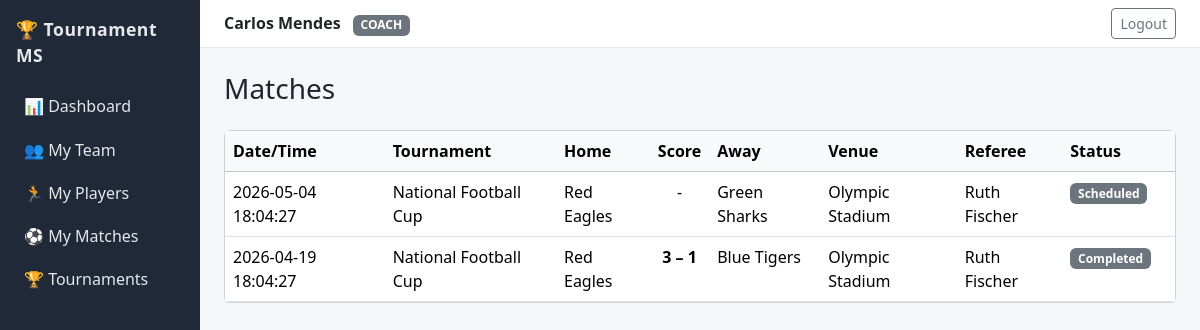
The page /matches/ (signed in) on the database its author committed.
### tables this page shows
CREATE TABLE users (
    user_id       INTEGER PRIMARY KEY AUTOINCREMENT,
    username      TEXT NOT NULL UNIQUE,
    password_hash TEXT NOT NULL,
    email         TEXT NOT NULL UNIQUE,
    full_name     TEXT NOT NULL,
    role_id       INTEGER NOT NULL,
    is_active     INTEGER NOT NULL DEFAULT 1,
    created_at    TEXT    NOT NULL DEFAULT CURRENT_TIMESTAMP,
    FOREIGN KEY (role_id) REFERENCES roles(role_id)
);

CREATE TABLE roles (
    role_id     INTEGER PRIMARY KEY AUTOINCREMENT,
    role_name   TEXT NOT NULL UNIQUE,
    description TEXT DEFAULT ''
);

CREATE TABLE matches (
    match_id        INTEGER PRIMARY KEY AUTOINCREMENT,
    tournament_id   INTEGER NOT NULL,
    home_team_id    INTEGER NOT NULL,
    away_team_id    INTEGER NOT NULL,
    venue_id        INTEGER,
    referee_user_id INTEGER,
    scheduled_at    TEXT NOT NULL,
    status          TEXT NOT NULL DEFAULT 'Scheduled'
                    CHECK (status IN ('Scheduled','Ongoing','Completed','Cancelled')),
    home_score      INTEGER CHECK (home_score IS NULL OR home_score >= 0),
    away_score      INTEGER CHECK (away_score IS NULL OR away_score >= 0),
    created_at      TEXT NOT NULL DEFAULT CURRENT_TIMESTAMP,
    CHECK (home_team_id <> away_team_id),
    UNIQUE (venue_id, scheduled_at),
    FOREIGN KEY (tournament_id)   REFERENCES tournaments(tournament_id) ON DELETE CASCADE,
    FOREIGN KEY (home_team_id)    REFERENCES teams(team_id),
    FOREIGN KEY (away_team_id)    REFERENCES teams(team_id),
    FOREIGN KEY (venue_id)        REFERENCES venues(venue_id)           ON DELETE SET NULL,
    FOREIGN KEY (referee_user_id) REFERENCES users(user_id)             ON DELETE SET NULL
);

CREATE TABLE tournaments (
    tournament_id     INTEGER PRIMARY KEY AUTOINCREMENT,
    sport_id          INTEGER NOT NULL,
    organizer_user_id INTEGER,
    name              TEXT NOT NULL,
    season            TEXT NOT NULL DEFAULT '2025-26',
    start_date        TEXT NOT NULL,
    end_date          TEXT NOT NULL,
    location          TEXT,
    prize_pool        REAL NOT NULL DEFAULT 0 CHECK (prize_pool >= 0),
    status            TEXT NOT NULL DEFAULT 'Upcoming'
                      CHECK (status IN ('Upcoming','Ongoing','Completed','Cancelled')),
    created_at        TEXT NOT NULL DEFAULT CURRENT_TIMESTAMP,
    CHECK (end_date >= start_date),
    UNIQUE (name, season),
    FOREIGN KEY (sport_id)          REFERENCES sports(sport_id),
    FOREIGN KEY (organizer_user_id) REFERENCES users(user_id) ON DELETE SET NULL
);

CREATE TABLE teams (
    team_id       INTEGER PRIMARY KEY AUTOINCREMENT,
    sport_id      INTEGER NOT NULL,
    coach_user_id INTEGER,
    name          TEXT NOT NULL,
    city          TEXT,
    founded_year  INTEGER CHECK (founded_year BETWEEN 1800 AND 2100),
    created_at    TEXT NOT NULL DEFAULT CURRENT_TIMESTAMP,
    UNIQUE (sport_id, name),
    FOREIGN KEY (sport_id)      REFERENCES sports(sport_id),
    FOREIGN KEY (coach_user_id) REFERENCES users(user_id) ON DELETE SET NULL
);

CREATE TABLE venues (
    venue_id   INTEGER PRIMARY KEY AUTOINCREMENT,
    name       TEXT NOT NULL,
    city       TEXT NOT NULL,
    country    TEXT NOT NULL DEFAULT 'Turkey',
    capacity   INTEGER NOT NULL CHECK (capacity > 0),
    created_at TEXT NOT NULL DEFAULT CURRENT_TIMESTAMP,
    UNIQUE (name, city)
);

### app/routes/matches.py (the view)
@matches_bp.route("/")
@login_required
def list_view():
    return _render()

### app/auth.py (called while the page is built)
    @staticmethod
    def get(user_id: int):
        row = db.execute(
            """SELECT u.user_id, u.username, u.full_name, u.email, r.role_name
                 FROM users u JOIN roles r ON r.role_id = u.role_id
                WHERE u.user_id = %s AND u.is_active = TRUE""",
            (user_id,), fetch="one")
        return User(row) if row else None

### app/db.py (called while the page is built)
def _is_postgres() -> bool:
    url = current_app.config.get("DATABASE_URL") or ""
    return url.startswith("postgres")

def get_conn():
    if "db_conn" in g:
        return g.db_conn
    if _is_postgres():
        if not _HAS_PG:
            raise RuntimeError("psycopg2 not installed; cannot use PostgreSQL")
        conn = psycopg2.connect(current_app.config["DATABASE_URL"])
        conn.autocommit = False
    else:
        conn = sqlite3.connect(current_app.config["SQLITE_PATH"])
        conn.row_factory = sqlite3.Row
        conn.execute("PRAGMA foreign_keys = ON;")
    g.db_conn = conn
    return conn

def close_conn(_err=None):
    conn = g.pop("db_conn", None)
    if conn is not None:
        conn.close()

def _translate(sql: str) -> str:
    return sql if _is_postgres() else sql.replace("%s", "?")

def execute(sql: str, params: tuple = (), *, commit: bool = False, fetch: str = None):
    conn   = get_conn()
    cursor = conn.cursor(cursor_factory=psycopg2.extras.RealDictCursor) if _is_postgres() else conn.cursor()
    cursor.execute(_translate(sql), params)
    result = None
    if fetch == "one":
        row = cursor.fetchone()
        result = dict(row) if row is not None else None
    elif fetch == "all":
        rows = cursor.fetchall()
        result = [dict(r) for r in rows]
    if commit:
        conn.commit()
    cursor.close()
    return result

def init_app(app):
    app.teardown_appcontext(close_conn)
    @app.before_request
    def _ensure_schema():
        if app.config.get("_schema_ready"):
            return
        with app.app_context():
            _create_schema()
            _seed_if_empty()
        app.config["_schema_ready"] = True

### app/routes/matches.py (called while the page is built)
def _render(match=None, editing=False):
    tournaments, teams, venues, referees = _lookups()
    return render_template("matches/list.html", matches=_all_matches(),
                           match=match, form_tournaments=tournaments,
                           form_teams=teams, form_venues=venues,
                           form_referees=referees, editing=editing)

### app/templates/matches/list.html (shortened to what this page needs)
{% extends "base.html" %}
{% block content %}
<div class="d-flex justify-content-between mb-3">
  <h3>Matches</h3>
</div>
<div class="card">
  <table class="table mb-0">
    <thead class="table-light">
      <tr>
        <th>Date/Time</th><th>Tournament</th><th>Home</th>
        <th class="text-center">Score</th><th>Away</th>
        <th>Venue</th><th>Referee</th><th>Status</th><th></th>
      </tr>
    </thead>
    <tbody>
      {% for m in matches %}
        <tr>
          <td>{{ m.scheduled_at }}</td>
          <td>{{ m.tournament }}</td>
          <td>{{ m.home_team }}</td>
          <td class="text-center">
            {% if m.home_score is not none and m.away_score is not none %}
              <strong>{{ m.home_score }} – {{ m.away_score }}</strong>
            {% else %} - {% endif %}
          </td>
          <td>{{ m.away_team }}</td>
          <td>{{ m.venue or '-' }}</td>
          <td>{{ m.referee }}</td>
          <td><span class="badge bg-secondary">{{ m.status }}</span></td>
          <td class="text-end">
          </td>
        </tr>
      {% else %}
        <tr><td colspan="9" class="text-center text-muted py-3">No matches yet.</td></tr>
      {% endfor %}
    </tbody>
  </table>
</div>
{% endblock %}

### app/templates/base.html (shortened to what this page needs)
<!doctype html>
<html lang="en">
<head>
  <link href="https://cdn.jsdelivr.net/npm/bootstrap@5.3.3/dist/css/bootstrap.min.css" rel="stylesheet">
</head>
<body>
{% if current_user.is_authenticated %}
<div class="container-fluid">
  <div class="row">
    <nav class="col-md-2 d-none d-md-block sidebar p-0">
      <div class="brand">🏆 Tournament MS</div>
      <div class="px-2">
        <a href="{{ url_for('dashboard.index') }}">📊 Dashboard</a>
        {% if current_user.role in ('admin','organizer') %}
          <a href="{{ url_for('tournaments.list_view') }}">🏆 Tournaments</a>
          <a href="{{ url_for('teams.list_view') }}">👥 Teams</a>
          <a href="{{ url_for('players.list_view') }}">🏃 Players</a>
          <a href="{{ url_for('matches.list_view') }}">⚽ Matches</a>
          <a href="{{ url_for('venues.list_view') }}">🏟️ Venues</a>
          <a href="{{ url_for('reports.index') }}">📈 Reports</a>
        {% elif current_user.role == 'coach' %}
          <a href="{{ url_for('teams.list_view') }}">👥 My Team</a>
          <a href="{{ url_for('players.list_view') }}">🏃 My Players</a>
          <a href="{{ url_for('matches.list_view') }}">⚽ My Matches</a>
          <a href="{{ url_for('tournaments.list_view') }}">🏆 Tournaments</a>
        {% elif current_user.role == 'referee' %}
          <a href="{{ url_for('matches.list_view') }}">⚽ My Matches</a>
          <a href="{{ url_for('tournaments.list_view') }}">🏆 Tournaments</a>
          <a href="{{ url_for('venues.list_view') }}">🏟️ Venues</a>
        {% elif current_user.role == 'player' %}
          <a href="{{ url_for('matches.list_view') }}">⚽ My Team's Matches</a>
        {% endif %}
      </div>
    </nav>
    <main class="col-md-10 ms-sm-auto px-0">
      <div class="topbar d-flex justify-content-between align-items-center px-4 py-2">
        <div><strong>{{ current_user.full_name }}</strong>
             <span class="badge bg-secondary text-uppercase ms-2">{{ current_user.role }}</span></div>
        <a class="btn btn-sm btn-outline-secondary" href="{{ url_for('auth.logout') }}">Logout</a>
      </div>
      <div class="p-4">
        {% block content %}{% endblock %}
      </div>
    </main>
  </div>
</div>
{% endif %}
</body>
</html>

### app/templates/base.html (style rules this page uses)
body { background:#f4f6f9; }
.sidebar { min-height:100vh; background:#1f2937; color:#e5e7eb; }
.sidebar a { color:#e5e7eb; display:block; padding:.6rem 1rem; text-decoration:none; border-radius:.375rem; }
.brand { font-weight:700; letter-spacing:.5px; padding:1rem; font-size:1.1rem; }
.topbar { background:#fff; border-bottom:1px solid #e5e7eb; }

### rows shown on the page
users: full_name "Carlos Mendes"
roles: role "COACH"
matches: scheduled_at "2026-05-04 18:04:27", tournament "National Football Cup", home_team "Red Eagles", away_team "Green Sharks", name "Olympic Stadium", referee "Ruth Fischer", status "Scheduled"
matches: scheduled_at "2026-04-19 18:04:27", tournament "National Football Cup", home_team "Red Eagles", home_score "3", away_score "1", away_team "Blue Tigers", name "Olympic Stadium", referee "Ruth Fischer", status "Completed"
